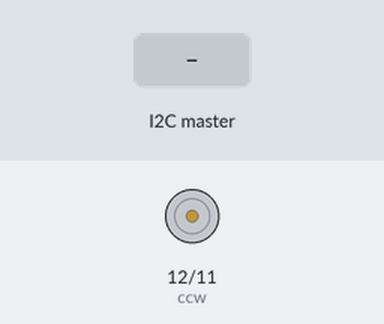
Recording of a sketch running on a simulated Arduino Uno, built with avr-gcc and run on an emulated ATmega328P. On the bench: motor-driver pin pairs drawn as motors (green arrow = first pin HIGH = forward, orange = second pin HIGH = backward, longer = more drive). The test bench sets the inputs (shaded band).

Above: at 1.2 s.
1.3 s: the I2C master sends the byte 1
At 2.5 s:
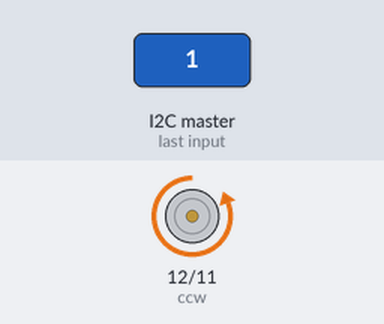
2.8 s: the I2C master sends the byte 2
At 3.6 s:
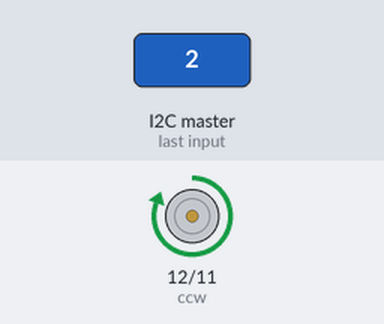
4.3 s: the I2C master sends the byte 0
At 4.7 s:
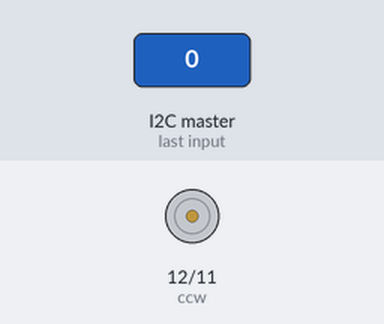
Timing chart, 0 to 7.3 s (numbered marks = the images above; inputs shaded):
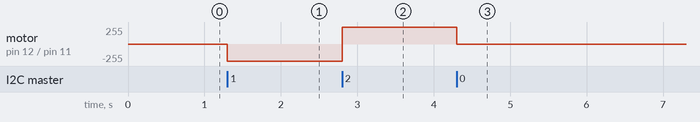

The sketch:

esclavo_motor.ino
```cpp
#include <Wire.h>

int cw = 11; // 2A
int ccw = 12; // 1A

void setup()
{
  pinMode(cw, OUTPUT);
  pinMode(ccw, OUTPUT);
  Wire.begin(50);
  Wire.onReceive(handle);
  Serial.begin(9600);
}

void loop()
{
  delay(100);
}

void handle(int giro)
{
  int u = (int)Wire.read();
  switch(u)
  {
    case 0:
      digitalWrite(cw, LOW);
      digitalWrite(ccw, LOW);
      break;
    case 1:
      digitalWrite(cw, HIGH);
      digitalWrite(ccw, LOW);
      break;
    case 2:
      digitalWrite(cw, LOW);
      digitalWrite(ccw, HIGH);
      break;
    default:
      digitalWrite(cw, LOW);
      digitalWrite(ccw, LOW);
      break;
  }
}
```

Measured:
- after the input at 1.3 s, motor on pin 12 (ccw) / pin 11 (cw): stopped → backward 255/255 at once
- after the input at 2.8 s, motor on pin 12 (ccw) / pin 11 (cw): backward 255/255 → forward 255/255 at once
- after the input at 4.3 s, motor on pin 12 (ccw) / pin 11 (cw): forward 255/255 → stopped at once
